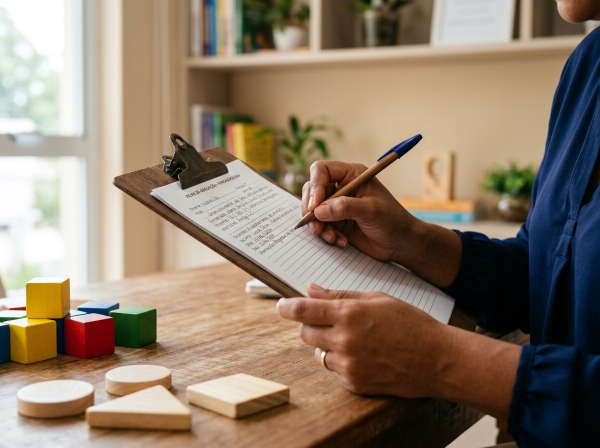
#> input picture OneDrive/Documentos/1MATERIASIDASONIA/assets/destaque-quem-e/registro_clinico_maos.jpg, 1200 x 896 px, found by its file name (shown at 1/2 size)
$ python gerar_destaque_quem_e.py
#> lines starting #> are read from the running program, lines starting #| are printed output that depends on the picture
"""
Script de Produção Automatizada — Destaque Instagram "Quem é" (1080 x 1920 px e Capa 1080 x 1080 px)
Cliente: Sônia Torres — Fonoaudióloga (CRFa 1-17701)
Site: sonia.fonosuite.com
Formação: Universidade Federal do Rio de Janeiro — UFRJ

Gera:
1. Story 01 — Apresentação (1080 x 1920)
2. Story 02 — Formação (1080 x 1920)
3. Story 03 — Forma de Trabalho (1080 x 1920)
4. Story 04 — Quem Atende (1080 x 1920)
5. Story 05 — Chamada Final (1080 x 1920)
6. Capa do Destaque "Quem é" (1080 x 1080 e 1080 x 1920 com centro seguro)
7. Prancha de Visão Geral (comparativo editorial em alta resolução)
"""

import os
import math
from PIL import Image, ImageDraw, ImageFont, ImageFilter, ImageOps

# Diretórios
BASE_DIR = r"c:\Users\Gamer\OneDrive\Documentos\1MATERIASIDASONIA"
ASSETS_DIR = os.path.join(BASE_DIR, "assets")
OUTPUT_DIR = os.path.join(ASSETS_DIR, "destaque-quem-e")
FONT_PATH = os.path.join(ASSETS_DIR, "fonts", "PlusJakartaSans-Variable.ttf")

os.makedirs(OUTPUT_DIR, exist_ok=True)

# Paleta Cromática Editorial Oficial da Marca
COLOR_DEEP_GREEN = (29, 56, 43)        # #1D382B - Verde Petróleo Profundo (Primária)
COLOR_OLIVE = (68, 99, 75)             # #44634B - Verde Oliva Clínico (Apoio / Destaques)
COLOR_OFFWHITE = (250, 247, 242)       # #FAF7F2 - Fundo Creme Acolhedor Geral
COLOR_CARD = (244, 239, 232)           # #F4EFE8 - Bege Claro Cartões
COLOR_CARD_ALT = (236, 231, 222)       # #ECE7DE - Areia Suave
COLOR_CHARCOAL = (46, 44, 41)          # #2E2C29 - Grafite Texto Principal
COLOR_MUTED = (112, 107, 100)          # #706B64 - Texto Secundário / Apoio
COLOR_BORDER = (226, 219, 208)         # #E2DBD0 - Borda Sutil
COLOR_CORAL = (196, 84, 46)            # #C4542E - Terracota / Destaque Sutil
COLOR_WHITE = (255, 255, 255)

STORY_WIDTH = 1080
STORY_HEIGHT = 1920

# Safe zones do Instagram Stories
SAFE_TOP = 220
SAFE_BOTTOM = 1660

def get_font(size, weight=400):
    """Carrega a fonte variável Plus Jakarta Sans."""
    try:
        font = ImageFont.truetype(FONT_PATH, size)
        if hasattr(font, 'set_variation_by_name'):
            if weight >= 700:
                try: font.set_variation_by_name('Bold')
                except: pass
            elif weight >= 600:
                try: font.set_variation_by_name('SemiBold')
                except: pass
            elif weight >= 500:
                try: font.set_variation_by_name('Medium')
                except: pass
        elif hasattr(font, 'set_variation_by_axes'):
            try:
                font.set_variation_by_axes([weight])
            except:
                pass
        return font
    except Exception:
        return ImageFont.load_default()

def draw_pill(draw, xy, text, font, bg_color, text_color, border_color=None, padding_x=24, padding_y=12):
    """Desenha uma tag/pílula elegante com texto centralizado."""
    x0, y0 = xy
    bbox = font.getbbox(text)
    tw = bbox[2] - bbox[0]
    th = bbox[3] - bbox[1]
    w = tw + padding_x * 2
    h = th + padding_y * 2
    rect = [x0, y0, x0 + w, y0 + h]
    radius = h // 2
    draw.rounded_rectangle(rect, radius=radius, fill=bg_color, outline=border_color, width=1 if border_color else 0)
    tx = x0 + padding_x - bbox[0]
    ty = y0 + padding_y - bbox[1]
    draw.text((tx, ty), text, font=font, fill=text_color)
    return w, h

def wrap_text(text, font, max_width):
    """Quebra linhas de texto respeitando a largura máxima."""
    words = text.split()
    lines = []
    current_line = []

    for word in words:
        test_line = ' '.join(current_line + [word])
        bbox = font.getbbox(test_line)
        w = bbox[2] - bbox[0]
        if w <= max_width:
            current_line.append(word)
        else:
            if current_line:
                lines.append(' '.join(current_line))
                current_line = [word]
            else:
                lines.append(word)
                current_line = []
    if current_line:
        lines.append(' '.join(current_line))
    return lines

def draw_card_shadow(image, rect, radius=32, shadow_color=(0, 0, 0, 25), blur=18, offset_y=8):
    """Adiciona sombra suave e difusa a um cartão para acabamento editorial de luxo."""
    shadow = Image.new("RGBA", image.size, (0, 0, 0, 0))
    s_draw = ImageDraw.Draw(shadow)
    x0, y0, x1, y1 = rect
    s_draw.rounded_rectangle([x0, y0 + offset_y, x1, y1 + offset_y], radius=radius, fill=shadow_color)
    shadow = shadow.filter(ImageFilter.GaussianBlur(blur))
    image.paste(shadow, (0, 0), shadow)

def draw_profile_icon(draw, cx, cy, size, color):
    """Desenha um ícone minimalista e refinado de perfil/pessoa."""
    head_r = int(size * 0.23)
    head_cy = int(cy - size * 0.16)
    draw.ellipse([cx - head_r, head_cy - head_r, cx + head_r, head_cy + head_r], fill=color)

    shoulder_w = int(size * 0.62)
    shoulder_h = int(size * 0.38)
    shoulder_y0 = int(cy + size * 0.10)
    shoulder_y1 = shoulder_y0 + shoulder_h
    draw.chord([cx - shoulder_w // 2, shoulder_y0, cx + shoulder_w // 2, shoulder_y1], start=180, end=0, fill=color)

def draw_vector_link_icon(draw, cx, cy, size, color):
    """Desenha um ícone vetorial nítido de link (duas alças entrelaçadas)."""
    r = size // 2
    sw = max(3, size // 9)
    # Alça esquerda
    x1, y1 = cx - r // 2, cy
    draw.ellipse([x1 - r//2, y1 - r//2, x1 + r//2, y1 + r//2], outline=color, width=sw)
    # Alça direita
    x2, y2 = cx + r // 2, cy
    draw.ellipse([x2 - r//2, y2 - r//2, x2 + r//2, y2 + r//2], outline=color, width=sw)
    # Haste central
    draw.line([x1, y1, x2, y2], fill=color, width=sw)

def draw_vector_pin_dot(draw, cx, cy, radius, color):
    """Desenha um marcador circular moderno com anel externo."""
    draw.ellipse([cx - radius, cy - radius, cx + radius, cy + radius], fill=color)
    draw.ellipse([cx - radius - 3, cy - radius - 3, cx + radius + 3, cy + radius + 3], outline=color, width=1)

def generate_story_01():
    """STORY 1 — APRESENTAÇÃO
    Texto:
    Sônia Torres
    Fonoaudióloga
    Comunicação, desenvolvimento e cuidado em diferentes fases da vida.
    CRFa 1-17701
    Visual: Fotografia profissional da Sônia como elemento principal.
    """
    img = Image.new("RGB", (STORY_WIDTH, STORY_HEIGHT), COLOR_OFFWHITE)
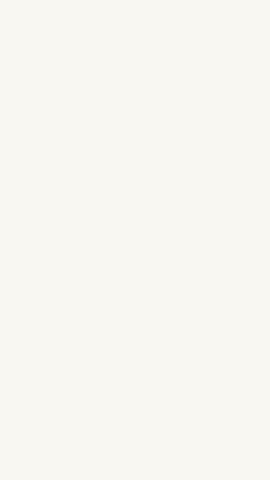
#> img: PIL image 1080x1920 RGB (shown at 1/4 size); mean R, G, B 250, 247, 242
    draw = ImageDraw.Draw(img)

    sonia_path = os.path.join(ASSETS_DIR, "sonia_pao_de_acucar.jpeg")
    if os.path.exists(sonia_path):
        photo = Image.open(sonia_path).convert("RGBA")

        # Dimensões da janela da foto: 940 x 920 px
        pw, ph = 940, 920
        px, py = 70, 240

        # Usar ImageOps.fit com centralização equilibrada (0.65 na largura, 0.35 na altura)
        # para mostrar com nitidez e proporção 100% autêntica o rosto da Sônia e o Pão de Açúcar
        photo_fitted = ImageOps.fit(photo, (pw, ph), centering=(0.65, 0.35), method=Image.Resampling.LANCZOS)

        mask = Image.new("L", (pw, ph), 0)
        m_draw = ImageDraw.Draw(mask)
        m_draw.rounded_rectangle([0, 0, pw, ph], radius=32, fill=255)

        draw_card_shadow(img, [px, py, px + pw, py + ph], radius=32, shadow_color=(29, 56, 43, 30), blur=20, offset_y=10)
        img.paste(photo_fitted, (px, py), mask)
        draw.rounded_rectangle([px, py, px + pw, py + ph], radius=32, outline=COLOR_BORDER, width=2)

        # Badge no canto superior esquerdo da foto
        badge_font = get_font(26, 600)
        draw_pill(draw, (px + 28, py + 28), "RIO DE JANEIRO", badge_font, (255, 255, 255, 230), COLOR_DEEP_GREEN, COLOR_BORDER, 20, 10)

    # Cartão Editorial Inferior para os Textos
    card_x0, card_y0 = 70, 1190
    card_w, card_h = 940, 440
    card_x1, card_y1 = card_x0 + card_w, card_y0 + card_h

    draw_card_shadow(img, [card_x0, card_y0, card_x1, card_y1], radius=36, shadow_color=(29, 56, 43, 20), blur=24, offset_y=12)
    draw.rounded_rectangle([card_x0, card_y0, card_x1, card_y1], radius=36, fill=COLOR_WHITE, outline=COLOR_BORDER, width=2)

    # Tag superior do cartão: CRFa 1-17701
    tag_font = get_font(26, 700)
    draw_pill(draw, (card_x0 + 44, card_y0 + 40), "CRFa 1-17701", tag_font, COLOR_CARD, COLOR_DEEP_GREEN, COLOR_BORDER, 20, 10)

    # Nome Principal: Sônia Torres
    name_font = get_font(68, 700)
    draw.text((card_x0 + 44, card_y0 + 105), "Sônia Torres", font=name_font, fill=COLOR_DEEP_GREEN)

    # Subtítulo: Fonoaudióloga
    sub_font = get_font(38, 600)
    draw.text((card_x0 + 46, card_y0 + 190), "Fonoaudióloga", font=sub_font, fill=COLOR_OLIVE)

    # Linha divisória sutil
    draw.line([card_x0 + 44, card_y0 + 255, card_x1 - 44, card_y0 + 255], fill=COLOR_BORDER, width=1)

    # Mensagem: Comunicação, desenvolvimento e cuidado em diferentes fases da vida.
    body_font = get_font(34, 400)
    msg = "Comunicação, desenvolvimento e cuidado em diferentes fases da vida."
    lines = wrap_text(msg, body_font, card_w - 90)
    ly = card_y0 + 285
    for line in lines:
        draw.text((card_x0 + 44, ly), line, font=body_font, fill=COLOR_CHARCOAL)
        ly += 46
#> after the loop, ly = 1567

    output_path = os.path.join(OUTPUT_DIR, "story_01_apresentacao.png")
    img.save(output_path, "PNG", quality=100)
    print(f"Salvo: {output_path}")
    return img

def generate_story_02():
    """STORY 2 — FORMAÇÃO
    Título:
    Minha formação
    Texto:
    Sou fonoaudióloga formada pela
    Universidade Federal do Rio de Janeiro — UFRJ.
    A Fonoaudiologia me permite trabalhar com algo essencial: a comunicação humana.
    Visual: Sônia em ambiente profissional, com bastante espaço negativo e excelente legibilidade.
    """
    img = Image.new("RGB", (STORY_WIDTH, STORY_HEIGHT), COLOR_OFFWHITE)
    draw = ImageDraw.Draw(img)

    # Topo institucional seguro (respeitando Y=220)
    tag_font = get_font(26, 700)
    draw_pill(draw, (70, 240), "TRAJETÓRIA PROFISSIONAL", tag_font, COLOR_CARD, COLOR_OLIVE, COLOR_BORDER, 24, 12)

    # Título: Minha formação
    title_font = get_font(76, 700)
    draw.text((70, 320), "Minha formação", font=title_font, fill=COLOR_DEEP_GREEN)

    # Linha decorativa
    draw.line([70, 425, 240, 425], fill=COLOR_OLIVE, width=4)

    # Janela fotográfica com proporção 100% PERFEITA sem distorção
    sonia_path = os.path.join(ASSETS_DIR, "sonia_pao_de_acucar.jpeg")
    if os.path.exists(sonia_path):
        photo = Image.open(sonia_path).convert("RGBA")

        pw, ph = 940, 530
        px, py = 70, 465

        # Enquadramento proporcional com foco no rosto e no jaleco profissional com bordado
        photo_fitted = ImageOps.fit(photo, (pw, ph), centering=(0.75, 0.25), method=Image.Resampling.LANCZOS)

        mask = Image.new("L", (pw, ph), 0)
        m_draw = ImageDraw.Draw(mask)
        m_draw.rounded_rectangle([0, 0, pw, ph], radius=32, fill=255)

        draw_card_shadow(img, [px, py, px + pw, py + ph], radius=32, shadow_color=(29, 56, 43, 20), blur=20, offset_y=10)
        img.paste(photo_fitted, (px, py), mask)
        draw.rounded_rectangle([px, py, px + pw, py + ph], radius=32, outline=COLOR_BORDER, width=2)

        # Selo discreto de formação
        selo_font = get_font(24, 700)
        draw_pill(draw, (px + 28, py + ph - 64), "GRADUAÇÃO EM FONOAUDIOLOGIA", selo_font, (255, 255, 255, 230), COLOR_DEEP_GREEN, COLOR_BORDER, 20, 10)

    # Cartão de Destaque Institucional: UFRJ
    card_x0, card_y0 = 70, 1035
    card_w, card_h = 940, 310
    card_x1, card_y1 = card_x0 + card_w, card_y0 + card_h

    draw_card_shadow(img, [card_x0, card_y0, card_x1, card_y1], radius=32, shadow_color=(29, 56, 43, 16), blur=20, offset_y=8)
    draw.rounded_rectangle([card_x0, card_y0, card_x1, card_y1], radius=32, fill=COLOR_WHITE, outline=COLOR_BORDER, width=2)

    # Barra lateral verde institucional
    draw.rounded_rectangle([card_x0, card_y0 + 24, card_x0 + 10, card_y1 - 24], radius=5, fill=COLOR_DEEP_GREEN)

    t1_font = get_font(36, 400)
    draw.text((card_x0 + 44, card_y0 + 46), "Sou fonoaudióloga formada pela", font=t1_font, fill=COLOR_CHARCOAL)

    ufrj_font = get_font(46, 700)
    ufrj_text = "Universidade Federal do Rio de Janeiro"
    draw.text((card_x0 + 44, card_y0 + 106), ufrj_text, font=ufrj_font, fill=COLOR_DEEP_GREEN)

    sigla_font = get_font(46, 700)
    draw.text((card_x0 + 44, card_y0 + 170), "— UFRJ.", font=sigla_font, fill=COLOR_OLIVE)

    # Cartão de Reflexão Editorial: "A Fonoaudiologia me permite..."
    ref_x0, ref_y0 = 70, 1380
    ref_w, ref_h = 940, 240
    ref_x1, ref_y1 = ref_x0 + ref_w, ref_y0 + ref_h

    draw_card_shadow(img, [ref_x0, ref_y0, ref_x1, ref_y1], radius=32, shadow_color=(29, 56, 43, 16), blur=20, offset_y=8)
    draw.rounded_rectangle([ref_x0, ref_y0, ref_x1, ref_y1], radius=32, fill=COLOR_CARD, outline=COLOR_BORDER, width=2)

    # Aspas sutis decorativas
    quote_mark_font = get_font(90, 700)
    draw.text((ref_x0 + 36, ref_y0 + 10), "“", font=quote_mark_font, fill=COLOR_OLIVE)

    ref_font = get_font(36, 500)
    ref_msg = "A Fonoaudiologia me permite trabalhar com algo essencial: a comunicação humana."
    ref_lines = wrap_text(ref_msg, ref_font, ref_w - 110)
    ry = ref_y0 + 64
    for line in ref_lines:
        draw.text((ref_x0 + 56, ry), line, font=ref_font, fill=COLOR_CHARCOAL)
        ry += 52
#> after the loop, ry = 1548

    output_path = os.path.join(OUTPUT_DIR, "story_02_formacao.png")
    img.save(output_path, "PNG", quality=100)
    print(f"Salvo: {output_path}")
    return img

def generate_story_03():
    """STORY 3 — FORMA DE TRABALHO
    Título:
    Cada pessoa é diferente.
    Texto:
    Por isso, o atendimento começa pela escuta, pela avaliação e pela compreensão das necessidades de cada pessoa e de sua família.
    A partir daí, o cuidado é individualizado.
    Visual: Fotografia da Sônia preparando materiais ou contexto profissional. Sem pacientes identificáveis.
    """
    img = Image.new("RGB", (STORY_WIDTH, STORY_HEIGHT), COLOR_OFFWHITE)
    draw = ImageDraw.Draw(img)

    tag_font = get_font(26, 700)
    draw_pill(draw, (70, 240), "MÉTODO E CUIDADO", tag_font, COLOR_CARD, COLOR_OLIVE, COLOR_BORDER, 24, 12)

    title_font = get_font(72, 700)
    draw.text((70, 320), "Cada pessoa é diferente.", font=title_font, fill=COLOR_DEEP_GREEN)

    draw.line([70, 420, 260, 420], fill=COLOR_OLIVE, width=4)

    maos_path = os.path.join(OUTPUT_DIR, "registro_clinico_maos.jpg")
    if os.path.exists(maos_path):
        photo = Image.open(maos_path).convert("RGBA")
        pw, ph = 940, 560
        px, py = 70, 460

        # Enquadramento proporcional 100% perfeito
        photo_fitted = ImageOps.fit(photo, (pw, ph), centering=(0.5, 0.4), method=Image.Resampling.LANCZOS)
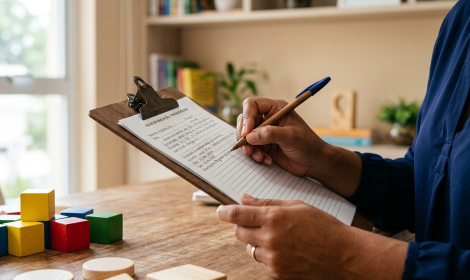
#> photo_fitted: PIL image 940x560 RGBA (shown at 1/2 size); mean R, G, B, A 145.7, 127.9, 109.9, 255

        mask = Image.new("L", (pw, ph), 0)
#> mask: PIL image 940x560 L; every value is 0
        m_draw = ImageDraw.Draw(mask)
        m_draw.rounded_rectangle([0, 0, pw, ph], radius=32, fill=255)

        draw_card_shadow(img, [px, py, px + pw, py + ph], radius=32, shadow_color=(29, 56, 43, 20), blur=20, offset_y=10)
        img.paste(photo_fitted, (px, py), mask)
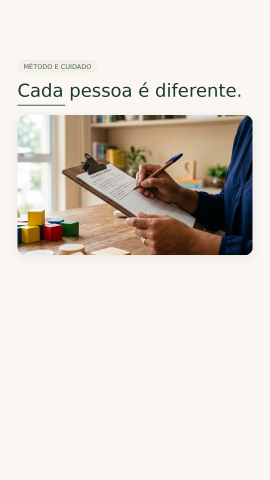
#> img: PIL image 1080x1920 RGB (shown at 1/4 size); mean R, G, B 221.7, 215.2, 206.8
        draw.rounded_rectangle([px, py, px + pw, py + ph], radius=32, outline=COLOR_BORDER, width=2)

        caption_font = get_font(24, 600)
        draw_pill(draw, (px + 28, py + ph - 64), "ESCUTA ATENTA & AVALIAÇÃO", caption_font, (255, 255, 255, 230), COLOR_DEEP_GREEN, COLOR_BORDER, 20, 10)

    # Cartão com Texto de Explicação
    card_x0, card_y0 = 70, 1065
    card_w, card_h = 940, 310
    card_x1, card_y1 = card_x0 + card_w, card_y0 + card_h

    draw_card_shadow(img, [card_x0, card_y0, card_x1, card_y1], radius=32, shadow_color=(29, 56, 43, 16), blur=20, offset_y=8)
    draw.rounded_rectangle([card_x0, card_y0, card_x1, card_y1], radius=32, fill=COLOR_WHITE, outline=COLOR_BORDER, width=2)

    body_font = get_font(38, 400)
    msg1 = "Por isso, o atendimento começa pela escuta, pela avaliação e pela compreensão das necessidades de cada pessoa e de sua família."
    lines1 = wrap_text(msg1, body_font, card_w - 90)
    ly = card_y0 + 50
    for line in lines1:
        draw.text((card_x0 + 44, ly), line, font=body_font, fill=COLOR_CHARCOAL)
        ly += 54
#> after the loop, ly = 1331

    # Cartão Destaque: A partir daí, o cuidado é individualizado.
    dest_x0, dest_y0 = 70, 1410
    dest_w, dest_h = 940, 200
    dest_x1, dest_y1 = dest_x0 + dest_w, dest_y0 + dest_h

    draw_card_shadow(img, [dest_x0, dest_y0, dest_x1, dest_y1], radius=32, shadow_color=(29, 56, 43, 20), blur=20, offset_y=8)
#> in draw_card_shadow (call 6), `image.paste(shadow, (0, 0), shadow)`:
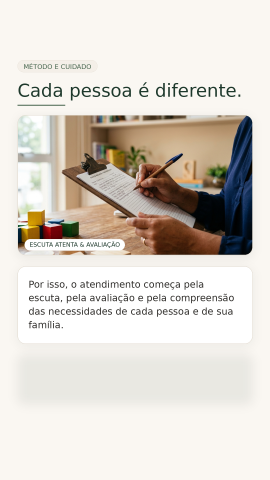
#> image: PIL image 1080x1920 RGB (shown at 1/4 size); mean R, G, B 219.4, 213.7, 206.1
    draw.rounded_rectangle([dest_x0, dest_y0, dest_x1, dest_y1], radius=32, fill=COLOR_DEEP_GREEN)

    draw_vector_pin_dot(draw, dest_x0 + 54, dest_y0 + 72, 8, COLOR_OLIVE)

    dest_font = get_font(42, 600)
    dest_text = "A partir daí, o cuidado é individualizado."
    dest_lines = wrap_text(dest_text, dest_font, dest_w - 130)
    dy = dest_y0 + 45
    for line in dest_lines:
        draw.text((dest_x0 + 84, dy), line, font=dest_font, fill=COLOR_OFFWHITE)
        dy += 54
#> after the loop, dy = 1563

    output_path = os.path.join(OUTPUT_DIR, "story_03_forma_trabalho.png")
    img.save(output_path, "PNG", quality=100)
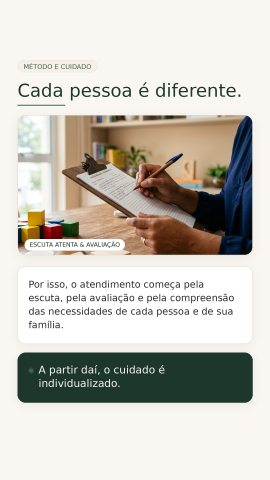
#> saved as story_03_forma_trabalho.png: PIL image 1080x1920 RGB (shown at 1/4 size); mean R, G, B 201.5, 198.3, 190.1
    print(f"Salvo: {output_path}")
    return img

def generate_story_04():
    """STORY 4 — QUEM ATENDE
    Título:
    Atendimento fonoaudiológico
    Texto principal:
    Crianças • Adultos • Idosos
    Texto complementar:
    Com atenção às necessidades de comunicação, fala, linguagem e outras demandas fonoaudiológicas.
    Visual: Representar diferentes fases da vida de maneira natural e sem estereótipos.
    """
    img = Image.new("RGB", (STORY_WIDTH, STORY_HEIGHT), COLOR_OFFWHITE)
    draw = ImageDraw.Draw(img)

    tag_font = get_font(26, 700)
    draw_pill(draw, (70, 240), "PÚBLICO E ATUAÇÃO", tag_font, COLOR_CARD, COLOR_OLIVE, COLOR_BORDER, 24, 12)

    title_font = get_font(72, 700)
    draw.text((70, 320), "Atendimento\nfonoaudiológico", font=title_font, fill=COLOR_DEEP_GREEN)

    draw.line([70, 500, 240, 500], fill=COLOR_OLIVE, width=4)

    # Três pílulas refinadas
    publico_font = get_font(36, 700)
    pills = [("Crianças", 270), ("Adultos", 260), ("Idosos", 240)]
    cur_x = 70
    p_y = 530
    for name, w_box in pills:
        draw_pill(draw, (cur_x, p_y), name, publico_font, COLOR_DEEP_GREEN, COLOR_OFFWHITE, None, 36, 18)
        cur_x += w_box + 24
#> after the loop, cur_x = 912

    # Fotografia autêntica multigeracional
    post_img_path = os.path.join(BASE_DIR, "POST.png")
    if os.path.exists(post_img_path):
        photo = Image.open(post_img_path).convert("RGBA")
        pw, ph = 940, 560
        px, py = 70, 640

        photo_fitted = ImageOps.fit(photo, (pw, ph), centering=(0.5, 0.5), method=Image.Resampling.LANCZOS)
        mask = Image.new("L", (pw, ph), 0)
        m_draw = ImageDraw.Draw(mask)
        m_draw.rounded_rectangle([0, 0, pw, ph], radius=32, fill=255)

        draw_card_shadow(img, [px, py, px + pw, py + ph], radius=32, shadow_color=(29, 56, 43, 20), blur=20, offset_y=10)
        img.paste(photo_fitted, (px, py), mask)
        draw.rounded_rectangle([px, py, px + pw, py + ph], radius=32, outline=COLOR_BORDER, width=2)

        legenda_font = get_font(24, 600)
        draw_pill(draw, (px + 28, py + ph - 64), "DIFERENTES FASES DA VIDA", legenda_font, (255, 255, 255, 230), COLOR_DEEP_GREEN, COLOR_BORDER, 20, 10)

    # Cartão de Texto Complementar
    card_x0, card_y0 = 70, 1250
    card_w, card_h = 940, 360
    card_x1, card_y1 = card_x0 + card_w, card_y0 + card_h

    draw_card_shadow(img, [card_x0, card_y0, card_x1, card_y1], radius=32, shadow_color=(29, 56, 43, 16), blur=20, offset_y=8)
#> in draw_card_shadow (call 7), `image.paste(shadow, (0, 0), shadow)`:
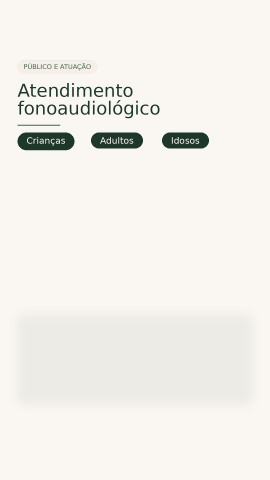
#> image: PIL image 1080x1920 RGB (shown at 1/4 size); mean R, G, B 242, 240, 234.8
    draw.rounded_rectangle([card_x0, card_y0, card_x1, card_y1], radius=32, fill=COLOR_WHITE, outline=COLOR_BORDER, width=2)

    card_title_font = get_font(28, 700)
    draw.text((card_x0 + 44, card_y0 + 45), "ÁREAS DE ATENÇÃO", font=card_title_font, fill=COLOR_OLIVE)

    draw.line([card_x0 + 44, card_y0 + 90, card_x1 - 44, card_y0 + 90], fill=COLOR_BORDER, width=1)

    body_font = get_font(38, 400)
    msg = "Com atenção às necessidades de comunicação, fala, linguagem e outras demandas fonoaudiológicas."
    lines = wrap_text(msg, body_font, card_w - 90)
    ly = card_y0 + 125
    for line in lines:
        draw.text((card_x0 + 44, ly), line, font=body_font, fill=COLOR_CHARCOAL)
        ly += 56
#> after the loop, ly = 1543

    output_path = os.path.join(OUTPUT_DIR, "story_04_quem_atende.png")
    img.save(output_path, "PNG", quality=100)
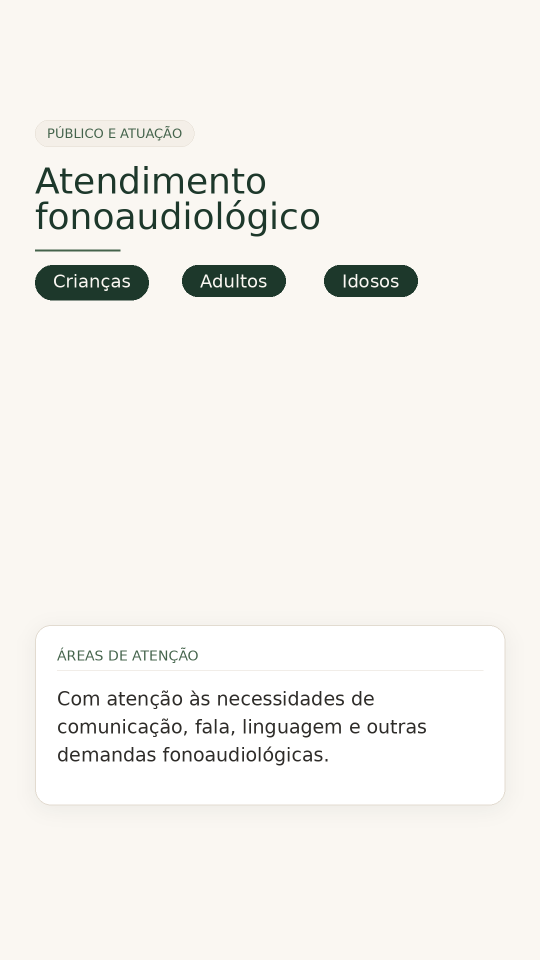
#> saved as story_04_quem_atende.png: PIL image 1080x1920 RGB (shown at 1/2 size); mean R, G, B 243.2, 241.5, 237
    print(f"Salvo: {output_path}")
    return img

def generate_story_05():
    """STORY 5 — CHAMADA FINAL
    Título:
    Quer saber como posso ajudar?
    Texto:
    Conheça os outros destaques ou entre em contato comigo.
    Sônia Torres
    Fonoaudióloga | CRFa 1-17701
    sonia.fonosuite.com
    Visual:
    Tela simples, elegante e com hierarquia clara. Deixar uma área apropriada para inserir posteriormente o sticker de link do Instagram.
    """
    img = Image.new("RGB", (STORY_WIDTH, STORY_HEIGHT), COLOR_OFFWHITE)
    draw = ImageDraw.Draw(img)

    # Tag superior
    tag_font = get_font(26, 700)
    draw_pill(draw, (70, 240), "PRÓXIMO PASSO", tag_font, COLOR_CARD, COLOR_OLIVE, COLOR_BORDER, 24, 12)

    # Título: Quer saber como posso ajudar?
    title_font = get_font(74, 700)
    title_text = "Quer saber como\nposso ajudar?"
    draw.text((70, 320), title_text, font=title_font, fill=COLOR_DEEP_GREEN)

    # Linha decorativa
    draw.line([70, 520, 240, 520], fill=COLOR_OLIVE, width=4)

    # Subtítulo: Conheça os outros destaques ou entre em contato comigo.
    sub_font = get_font(42, 400)
    sub_msg = "Conheça os outros destaques ou entre em contato comigo."
    sub_lines = wrap_text(sub_msg, sub_font, 920)
    sy = 560
    for line in sub_lines:
        draw.text((70, sy), line, font=sub_font, fill=COLOR_CHARCOAL)
        sy += 60
#> (the rest of the program and of its run is left out)
